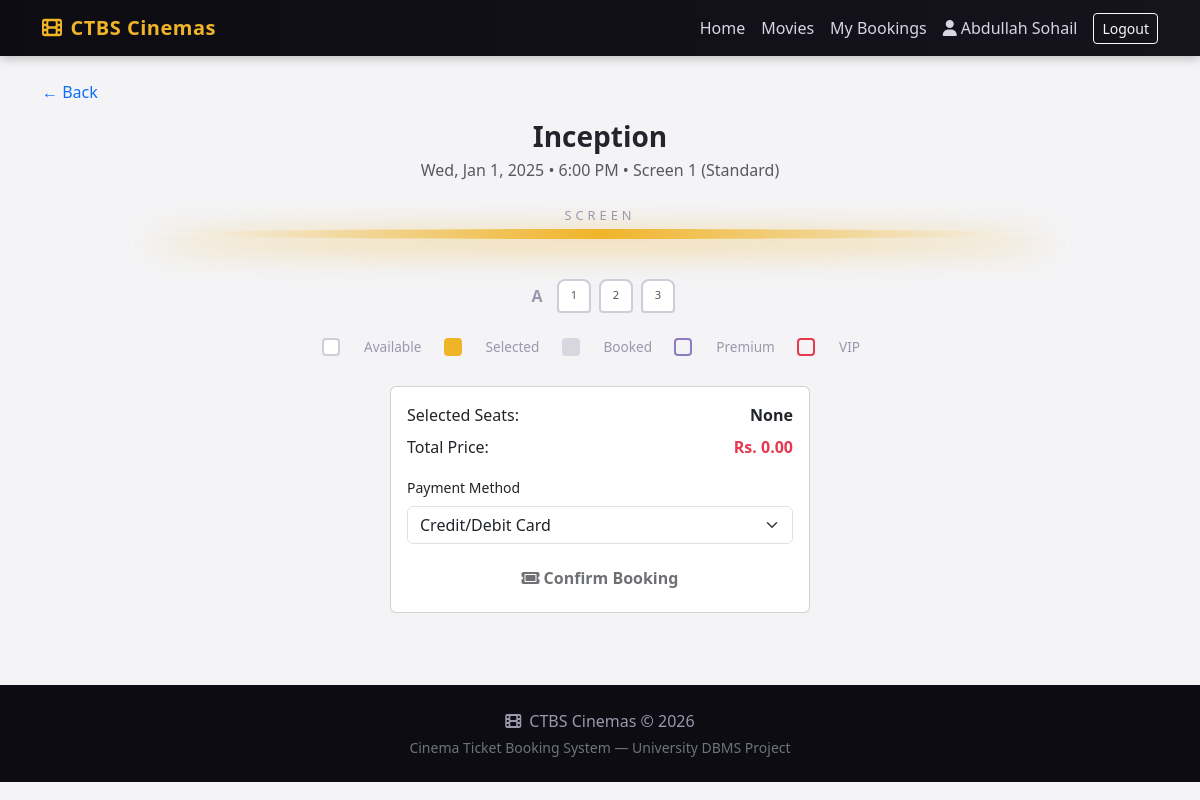
The page /seats.php?show_id=1 (signed in) on the database its author committed.
### tables this page shows
CREATE TABLE Shows (
    show_id INT PRIMARY KEY AUTO_INCREMENT,
    movie_id INT,
    screen_id INT,
    show_date DATE,
    start_time TIME,
    base_price DECIMAL(10,2),
    is_active BOOLEAN DEFAULT TRUE,
    FOREIGN KEY (movie_id) REFERENCES Movie(movie_id),
    FOREIGN KEY (screen_id) REFERENCES Screen(screen_id)
);

CREATE TABLE Movie (
    movie_id INT PRIMARY KEY AUTO_INCREMENT,
    title VARCHAR(200),
    genre VARCHAR(100),
    duration_minutes INT,
    release_date DATE,
    director VARCHAR(100),
    rating DECIMAL(3,1),
    is_active BOOLEAN DEFAULT TRUE
);

CREATE TABLE Screen (
    screen_id INT PRIMARY KEY AUTO_INCREMENT,
    screen_name VARCHAR(50),
    capacity INT,
    screen_type ENUM('Standard','IMAX','VIP') DEFAULT 'Standard'
);

CREATE TABLE Seat (
    seat_id INT PRIMARY KEY AUTO_INCREMENT,
    screen_id INT,
    seat_row CHAR(1),
    seat_number INT,
    seat_type ENUM('Standard','Premium','VIP') DEFAULT 'Standard',
    price_multiplier DECIMAL(3,2) DEFAULT 1.00,
    FOREIGN KEY (screen_id) REFERENCES Screen(screen_id),
    UNIQUE (screen_id, seat_row, seat_number)
);

### includes/auth.php (called while the page is built, shortened)
<?php
function h($str) {
    return htmlspecialchars($str ?? '', ENT_QUOTES, 'UTF-8');
}

### seats.php (the view, shortened to what this page needs)
<?php
require_once 'includes/db.php';
require_once 'includes/auth.php';
$show_id = isset($_GET['show_id']) ? (int)$_GET['show_id'] : 0;
$stmt = mysqli_prepare($conn, "
    SELECT sh.show_id, sh.show_date, sh.start_time, sh.base_price, sh.screen_id,
           m.title, sc.screen_name, sc.screen_type
    FROM Shows sh
    JOIN Movie m ON sh.movie_id = m.movie_id
    JOIN Screen sc ON sh.screen_id = sc.screen_id
    WHERE sh.show_id = ? AND sh.is_active = TRUE
");
mysqli_stmt_bind_param($stmt, "i", $show_id);
mysqli_stmt_execute($stmt);
$show = mysqli_stmt_get_result($stmt)->fetch_assoc();
$seatStmt = mysqli_prepare($conn, "SELECT * FROM Seat WHERE screen_id = ? ORDER BY seat_row, seat_number");
mysqli_stmt_bind_param($seatStmt, "i", $show['screen_id']);
mysqli_stmt_execute($seatStmt);
$allSeats = mysqli_stmt_get_result($seatStmt);
$seats = [];
$rows = [];
while ($s = mysqli_fetch_assoc($allSeats)) {
    $seats[] = $s;
    $rows[$s['seat_row']][] = $s;
}
ksort($rows);
$bookedIds = [];
include 'includes/header.php';
?>
<div class="container py-4">
  <a href="javascript:history.back();" class="text-decoration-none">&larr; Back</a>
  <div class="text-center mt-3 mb-4">
    <h3 class="fw-bold mb-1"><?php echo h($show['title']); ?></h3>
    <p class="text-muted mb-0">
      <?php echo date('D, M j, Y', strtotime($show['show_date'])); ?> &bull; <?php echo date('g:i A', strtotime($show['start_time'])); ?>
      &bull; <?php echo h($show['screen_name']); ?> (<?php echo h($show['screen_type']); ?>)
    </p>
  </div>
  <?php if (empty($seats)): ?>
    <div class="alert alert-warning text-center">No seats configured for this screen yet.</div>
  <?php else: ?>
  <div class="screen-label">SCREEN</div>
  <div class="screen-bar"></div>
  <form method="POST" action="book.php" id="bookingForm">
    <div class="seat-map mb-4">
      <?php foreach ($rows as $rowLetter => $rowSeats): ?>
        <div class="seat-row">
          <div class="seat-row-label"><?php echo h($rowLetter); ?></div>
          <?php foreach ($rowSeats as $seat):
              $isBooked = in_array((int)$seat['seat_id'], $bookedIds);
              $typeClass = strtolower($seat['seat_type']);
              $price = round($seat['price_multiplier'] * $show['base_price'], 2);
          ?>
            <div class="seat <?php echo $isBooked ? 'booked' : $typeClass; ?>"
                 data-seat-id="<?php echo (int)$seat['seat_id']; ?>"
                 data-price="<?php echo $price; ?>"
                 <?php echo $isBooked ? 'title="Already booked"' : 'title="' . h($seat['seat_type']) . ' - Rs. ' . $price . '"'; ?>>
              <?php echo (int)$seat['seat_number']; ?>
            </div>
          <?php endforeach; ?>
        </div>
      <?php endforeach; ?>
    </div>
    <div class="seat-legend text-center mb-4">
      <span><span class="legend-box" style="background:#fff;"></span> Available</span>
      <span><span class="legend-box" style="background:var(--cinema-gold); border-color:var(--cinema-gold);"></span> Selected</span>
      <span><span class="legend-box" style="background:#d8d6de; border-color:#d8d6de;"></span> Booked</span>
      <span><span class="legend-box" style="border-color:#8e7cc3;"></span> Premium</span>
      <span><span class="legend-box" style="border-color:var(--cinema-red);"></span> VIP</span>
    </div>
    <div class="card mx-auto" style="max-width:420px;">
      <div class="card-body">
        <div class="d-flex justify-content-between mb-2">
          <span>Selected Seats:</span>
          <span id="seatList" class="fw-bold">None</span>
        </div>
        <div class="d-flex justify-content-between mb-3">
          <span>Total Price:</span>
          <span id="totalPrice" class="fw-bold" style="color:var(--cinema-red)">Rs. 0.00</span>
        </div>
        <div class="mb-3">
          <label class="form-label small">Payment Method</label>
          <select name="payment_method" class="form-select">
            <option value="Card">Credit/Debit Card</option>
          </select>
        </div>
        <button type="submit" class="btn btn-cinema w-100" id="confirmBtn" disabled>
          <i class="fa-solid fa-ticket me-1"></i>Confirm Booking
        </button>
      </div>
    </div>
  </form>
  <?php endif; ?>
</div>
<?php include 'includes/footer.php'; ?>

### css/style.css (style rules this page uses)
:root { --cinema-dark: #15131c; --cinema-darker: #0d0c12; --cinema-red: #e63950; --cinema-gold: #f0b429; --cinema-light: #f4f4f6; --cinema-card: #1f1c29; --cinema-muted: #9b97ad; }
body { background-color: var(--cinema-light); font-family: 'Segoe UI', Roboto, Arial, sans-serif; color: #25232c; }
.btn-cinema { background: var(--cinema-red); color: #fff; border: none; font-weight: 600; border-radius: 8px; }
.screen-bar { width: 80%; margin: 0 auto 40px auto; height: 10px; background: linear-gradient(90deg, transparent, var(--cinema-gold), transparent); border-radius: 50%; box-shadow: 0 8px 30px 4px rgba(240,180,41,.5); }
.screen-label { text-align: center; color: var(--cinema-muted); letter-spacing: 4px; font-size: .8rem; margin-bottom: 4px; }
.seat-map { display: flex; flex-direction: column; align-items: center; gap: 8px; }
.seat-row { display: flex; align-items: center; gap: 8px; }
.seat-row-label { width: 24px; font-weight: 700; color: var(--cinema-muted); text-align: center; }
.seat { width: 34px; height: 34px; border-radius: 8px 8px 4px 4px; border: 2px solid #cfcdd8; background: #fff; display: flex; align-items: center; justify-content: center; font-size: .7rem; cursor: pointer; user-select: none; transition: all .12s ease; color: #555; }
.seat-legend span { display: inline-flex; align-items: center; gap: 6px; margin-right: 18px; font-size: .85rem; color: var(--cinema-muted); }
.legend-box { width: 18px; height: 18px; border-radius: 4px; display: inline-block; border: 2px solid #cfcdd8; }

### rows shown on the page
shows: movie.title "Inception", show_date "Wed, Jan 1, 2025", start_time "6:00 PM", screen.screen_name "Screen 1", screen.screen_type "Standard"
seat: seat_number "1"
seat: seat_number "2"
seat: seat_number "3"

### other values the page prints
$_SESSION['customer_name'] "Abdullah Sohail"
$rowLetter "A"
